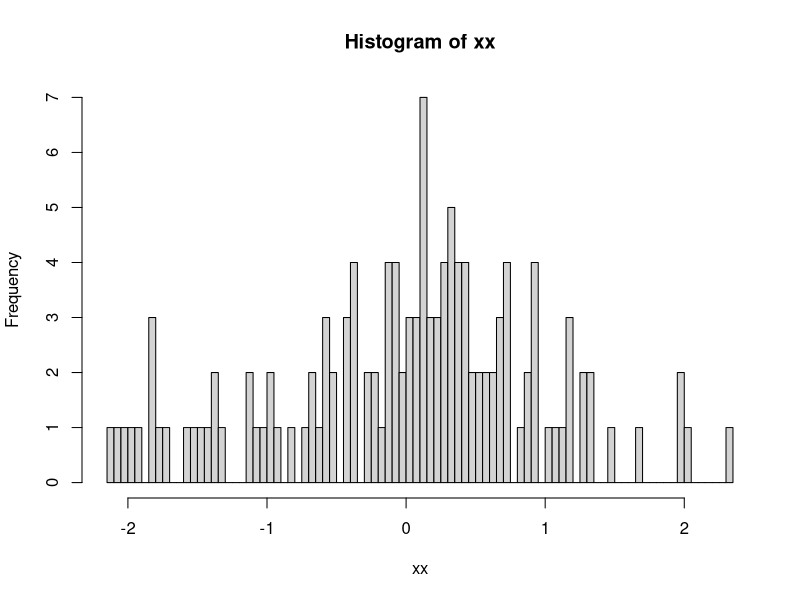
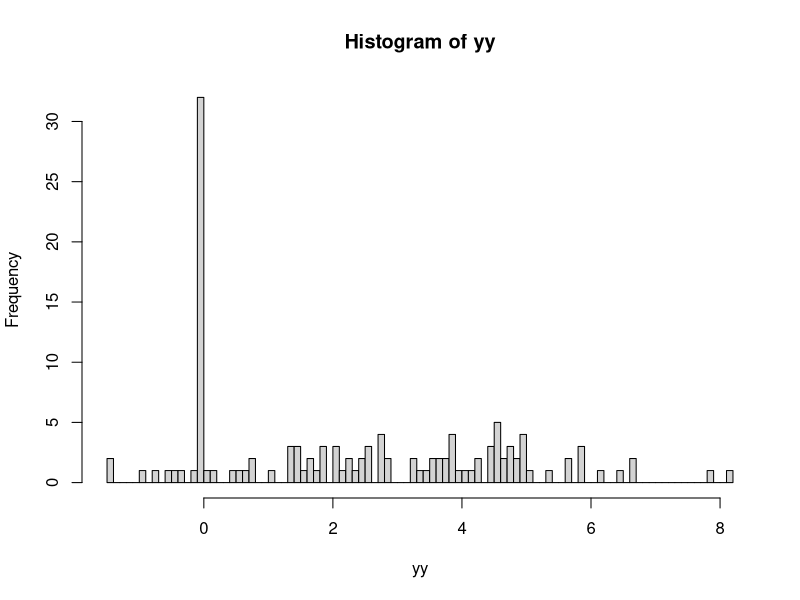
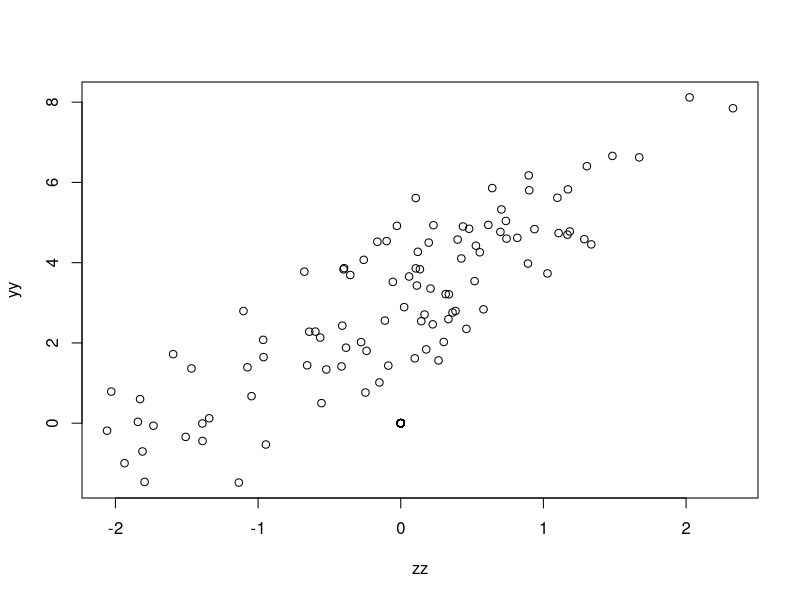

The R source for these figures, in order:
# there are 3 usual practices to handle missing values in predictors under the linear regression framework: 
# 1. delete the samples; this is the last choice because we lose information of predictors that do not have missing fields
# 2. imputation; this is a reasonable approach for ordinal predictors, under the missing at random assumption
# 3. categorize the variables: this is the most desirable approach for categorical predictor

# what we will get by treating missing fields of categorical predictors as a separate category?

# with simulations, we found by introducing a new "missing" category:
# 1. mean estimands of known categories are not affected 
# 2. variance estimands of known categories are affected

# how variance estimands are affected?
# turns out lm computes a combind variances for all categories of a categorical variables
# instead of separate variance estimands for each category
# this combined variance estimand was further weighted by sample size of each category to derive estimands of sd.error
# with this, if the missing fields are missed at random, the combined variance estimand will not be affected
# sd.error and p-value estimands of each known categories are also not affected
# if the missing fields have larger variance (e.g. mostly come from a group of large variance) 
# the combined variance estimand will be larger, and consequently st.error and p-values of known categories will be larger
# vice versa

library(dplyr)

x = c(rep("a", 1e2), rep("b", 1e2), rep("c", 1e2))
x = as.factor(x)

y = c(rnorm(1e2, 1, 1), rnorm(1e2, 2, 2), rnorm(1e2, 3, 3))

lm(y ~ x - 1) %>% summary

x.miss = rep("m", 1e1)

y.miss = sample(y, 1e1) # missing at random

y.miss = sample(y[x == "a"], 1e1) # skewed to one level
y.miss = sample(y[x == "b"], 1e1) # skewed to one level
y.miss = sample(y[x == "c"], 1e1) # skewed to one level

var(y[x == "a"])
var(y[x == "b"])
var(y[x == "c"])

var(y.miss)

x = c(rep("a", 1e2), rep("b", 1e2), rep("c", 1e2))
x.new = factor(c(x, x.miss))

y.new = c(y, y.miss)

lm(y.new ~ x.new - 1) %>% summary

# fit multinomial model with nnet

library(nnet)

# end

# binary indicator?

x1 <- rnorm(1e2)
y1 <- 2*x1 + rnorm(1e2, 3, 1)

x2 <- rnorm(30)
y2 <- rep(0, 30)

yy <- c(y1, y2)
xx <- c(x1, x2)

i <- c(rep(1, 1e2), rep(0, 30))

zz = i * xx

hist(xx, n = 1e2)
hist(yy, n = 1e2)

plot(zz, yy)

lm(yy ~ 0 + i + zz) %>% summary
lm(yy ~ 0 + i + i:xx) %>% summary
lm(yy[1:1e2] ~ 0 + i[1:1e2] + xx[1:1e2]) %>% summary

# binary indicator approach does not affect mean estimands, however, tends to shrink the std.err estimands
